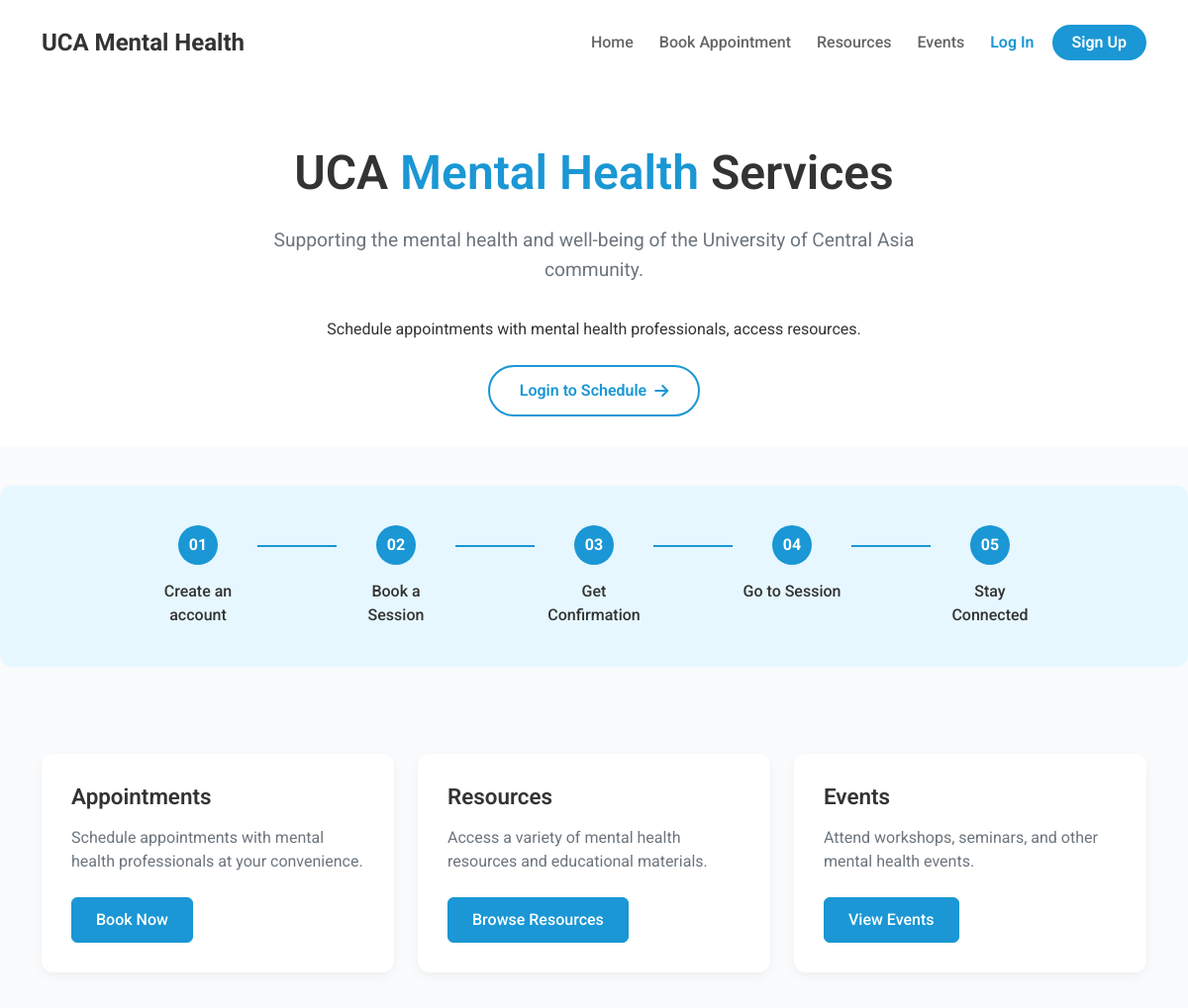
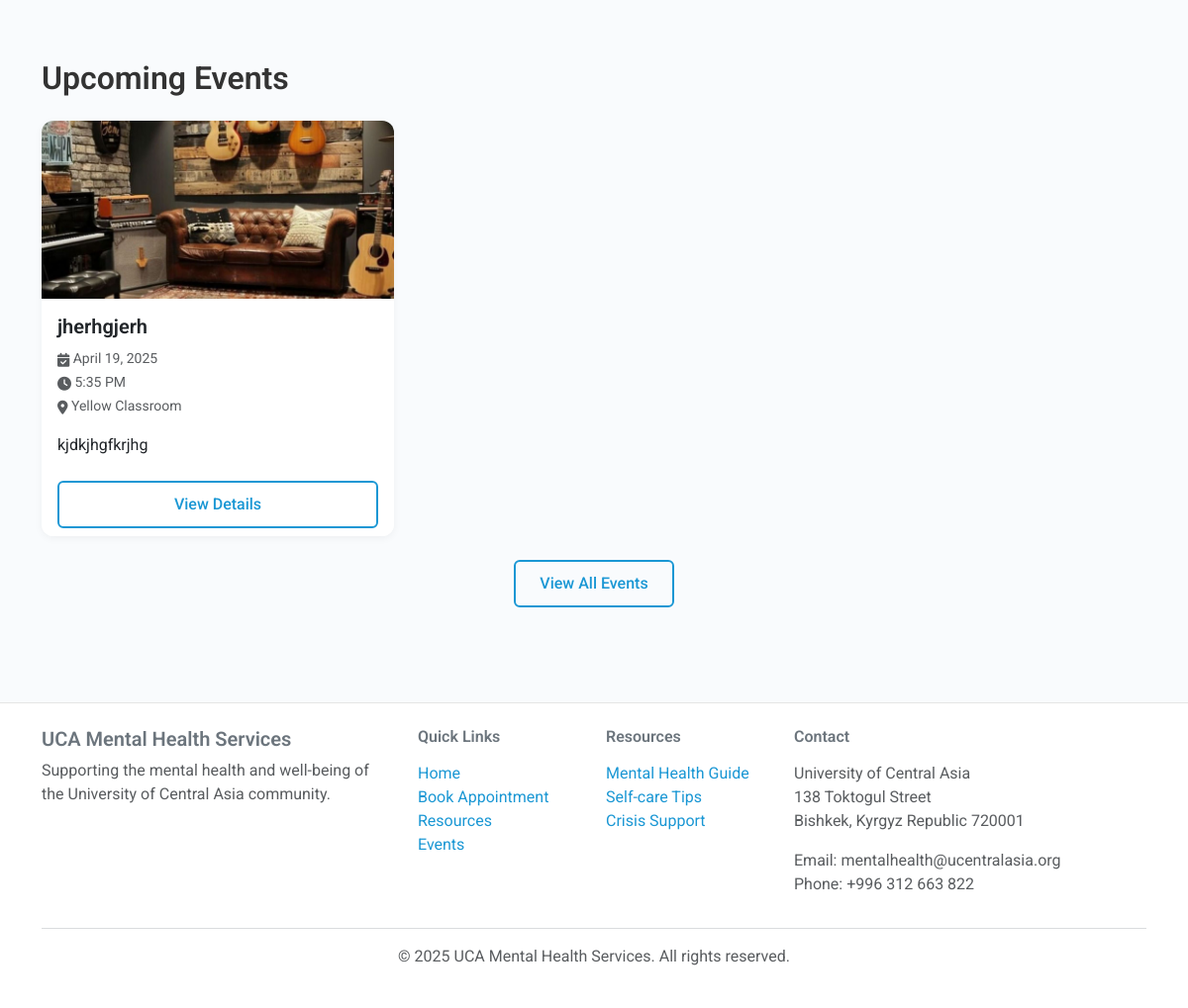
/dashboard/, run on the app's committed database (2 pictures, top to bottom).
### news/models.py (models this page shows, shortened)
class Event(models.Model):
    title = models.CharField(max_length=200)
    slug = models.SlugField(max_length=250, unique=True, blank=True)
    description = models.TextField()
    event_date = models.DateTimeField()
    location = models.CharField(max_length=200)
    registration_required = models.BooleanField(default=False)
    registration_url = models.URLField(blank=True, null=True)
    max_participants = models.PositiveIntegerField(default=0, help_text="0 for unlimited")
    image = models.ImageField(upload_to='events/', blank=True, null=True)
    created_at = models.DateTimeField(auto_now_add=True)

### accounts/views.py (the view)
# urls.py: path('', views.home, name='home'),
def home(request):
    from news.models import Event
    from django.utils import timezone
    upcoming_events = Event.objects.filter(
        event_date__gte=timezone.now()
    ).order_by('event_date')[:3]  # Get the 3 nearest upcoming events
    context = {
        'upcoming_events': upcoming_events
    }
    return render(request, 'accounts/home.html', context)

### templates/accounts/home.html (shortened to what this page needs)
{% extends 'base.html' %}
{% block content %}
<section class="hero-section">
    <div class="container">
        <div class="row justify-content-center">
            <div class="col-lg-10 text-center">
                <h1>UCA <span class="highlight">Mental Health</span> Services</h1>
                <p class="lead">Supporting the mental health and well-being of the University of Central Asia community.</p>
                <p class="my-4">Schedule appointments with mental health professionals, access resources.</p>
                <div class="mt-4">
                    {% if user.is_authenticated %}
                    <a href="{% url 'appointments:booking_calendar' %}" class="btn btn-login">
                        Login to Schedule <i class="fas fa-arrow-right"></i>
                    </a>
                    {% else %}
                    <a href="{% url 'account_login' %}" class="btn btn-login">
                        Login to Schedule <i class="fas fa-arrow-right"></i>
                    </a>
                    {% endif %}
                </div>
            </div>
        </div>
    </div>
</section>
<section class="process-steps-section">
    <div class="container">
        <div class="steps-wrapper">
            <div class="step-item">
                <div class="step-number">01</div>
                <div class="step-title">Create an account</div>
            </div>
            <div class="step-connector d-none d-md-block"></div>
            <div class="step-item">
                <div class="step-number">02</div>
                <div class="step-title">Book a Session</div>
            </div>
            <div class="step-connector d-none d-md-block"></div>
            <div class="step-item">
                <div class="step-number">03</div>
                <div class="step-title">Get Confirmation</div>
            </div>
            <div class="step-connector d-none d-md-block"></div>
            <div class="step-item">
                <div class="step-number">04</div>
                <div class="step-title">Go to Session</div>
            </div>
            <div class="step-connector d-none d-md-block"></div>
            <div class="step-item">
                <div class="step-number">05</div>
                <div class="step-title">Stay Connected</div>
            </div>
        </div>
    </div>
</section>
<div class="container py-5">
    <div class="row g-4">
        <div class="col-md-4">
            <div class="card service-card h-100">
                <div class="card-body">
                    <h5 class="card-title">Appointments</h5>
                    <p class="card-text">Schedule appointments with mental health professionals at your convenience.</p>
                    <a href="{% url 'appointments:booking_calendar' %}" class="btn btn-primary">Book Now</a>
                </div>
            </div>
        </div>
        <div class="col-md-4">
            <div class="card service-card h-100">
                <div class="card-body">
                    <h5 class="card-title">Resources</h5>
                    <p class="card-text">Access a variety of mental health resources and educational materials.</p>
                    <a href="{% url 'resources:resource_list' %}" class="btn btn-primary">Browse Resources</a>
                </div>
            </div>
        </div>
        <div class="col-md-4">
            <div class="card service-card h-100">
                <div class="card-body">
                    <h5 class="card-title">Events</h5>
                    <p class="card-text">Attend workshops, seminars, and other mental health events.</p>
                    <a href="{% url 'news:event_list' %}" class="btn btn-primary">View Events</a>
                </div>
            </div>
        </div>
    </div>
</div>
{% if upcoming_events %}
<div class="container py-5">
    <h2 class="mb-4">Upcoming Events</h2>
    <div class="row row-cols-1 row-cols-md-3 g-4">
        {% for event in upcoming_events %}
        <div class="col">
            <div class="card h-100 shadow-sm">
                {% if event.image %}
                <img src="{{ event.image.url }}" class="card-img-top" alt="{{ event.title }}" style="height: 180px; object-fit: cover;">
                {% else %}
                <div class="card-img-top bg-light text-center py-5">
                    <i class="fa fa-calendar fa-4x text-muted"></i>
                </div>
                {% endif %}
                <div class="card-body">
                    <h5 class="card-title">{{ event.title }}</h5>
                    <p class="card-text text-muted">
                        <small>
                            <i class="fa fa-calendar-check"></i> {{ event.event_date|date:"F d, Y" }}<br>
                            <i class="fa fa-clock"></i> {{ event.event_date|time:"g:i A" }}<br>
                            <i class="fa fa-map-marker-alt"></i> {{ event.location }}
                        </small>
                    </p>
                    <p class="card-text">{{ event.description|truncatechars:100 }}</p>
                </div>
                <div class="card-footer bg-white border-top-0">
                    <a href="{% url 'news:event_detail' event.slug %}" class="btn btn-outline-primary w-100">View Details</a>
                </div>
            </div>
        </div>
        {% endfor %}
    </div>
    <div class="text-center mt-4">
        <a href="{% url 'news:event_list' %}" class="btn btn-outline-primary">View All Events</a>
    </div>
</div>
{% endif %}
{% endblock %}

### static/css/style.css (style rules this page uses)
:root { --primary-color: #1a97d4; --primary-dark: #0d85c0; --secondary-color: #6c757d; --accent-color: #f89e67; --success-color: #4caf50; --warning-color: #ff9800; --danger-color: #f44336; --light-color: #f8f9fa; --dark-color: #333333; --text-dark: #333333; --text-muted: #6c757d; --text-light: #f8f9fa; --bg-subtle: #e6f7ff; --accent-subtle: #f3f9fd; }
body { min-height: 100vh; display: flex; flex-direction: column; font-family: 'Roboto', 'Segoe UI', system-ui, -apple-system, sans-serif; color: var(--text-dark); background-color: #f9fbfd; overflow-x: hidden; }
h1, h2, h3, h4, h5, h6 { font-weight: 600; }
.lead { font-weight: 400; line-height: 1.6; }
.btn { padding: 10px 24px; border-radius: 6px; font-weight: 500; transition: all 0.3s; }
.btn-primary { background-color: var(--primary-color); border-color: var(--primary-color); color: white; }
.btn-outline-primary { border: 2px solid var(--primary-color); color: var(--primary-color); background-color: transparent; }
.btn-login { border-radius: 30px; padding: 12px 30px; border: 2px solid var(--primary-color); color: var(--primary-color); display: inline-flex; align-items: center; font-weight: 600; transition: all 0.3s; }
.btn-login i { margin-left: 8px; }
.card { border: none; border-radius: 12px; box-shadow: 0 4px 12px rgba(0, 0, 0, 0.05); transition: transform 0.2s ease, box-shadow 0.2s ease; overflow: hidden; }
.hero-section { background-color: white; padding: 80px 0 40px; margin-bottom: 40px; text-align: center; }
.hero-section h1 { font-size: 3rem; margin-bottom: 1.5rem; color: var(--text-dark); }
.hero-section h1 .highlight { color: var(--primary-color); }
.hero-section .lead { color: var(--text-muted); max-width: 80%; margin: 0 auto 2rem; font-size: 1.2rem; }
.process-steps-section { padding: 60px 0; background-color: var(--bg-subtle); border-radius: 12px; margin: 40px 0; }
.steps-wrapper { position: relative; max-width: 900px; margin: 0 auto; }
.step-item { flex: 1; min-width: 100px; position: relative; z-index: 2; }
.step-number { width: 40px; height: 40px; border-radius: 50%; background-color: var(--primary-color); color: white; display: flex; align-items: center; justify-content: center; margin: 0 auto 15px; font-weight: bold; }
.step-title { font-weight: 500; color: var(--text-dark); }
.step-connector { height: 2px; background-color: var(--primary-color); flex-grow: 1; margin: 20px 10px; max-width: 80px; }
.service-card { height: 100%; border-radius: 12px; transition: all 0.3s ease; border: none; box-shadow: 0 4px 12px rgba(0, 0, 0, 0.05); }
.service-card .card-body { padding: 30px; }
.service-card .card-title { color: var(--text-dark); font-size: 1.4rem; font-weight: 600; margin-bottom: 16px; }
.service-card .card-text { color: var(--text-muted); margin-bottom: 24px; font-size: 1rem; }
.fa, .fas, .far, .fab { vertical-align: middle; }
.shadow-sm { box-shadow: 0 2px 8px rgba(0, 0, 0, 0.05) !important; }

### templates/accounts/home.html (style rules this page uses)
.process-steps-section { background-color: #e6f7ff; border-radius: 12px; padding: 40px 0; margin: 40px 0; }
.steps-wrapper { display: flex; justify-content: space-between; flex-wrap: wrap; max-width: 900px; margin: 0 auto; position: relative; }
.step-item { flex: 1; min-width: 100px; text-align: center; position: relative; z-index: 2; }
.step-number { width: 40px; height: 40px; border-radius: 50%; background-color: #1a97d4; color: white; display: flex; align-items: center; justify-content: center; margin: 0 auto 15px; font-weight: bold; }
.step-title { font-weight: 500; color: #333; }
.step-connector { height: 2px; background-color: #1a97d4; flex-grow: 1; margin: 20px 10px; max-width: 80px; }
.hero-section { text-align: center; padding: 60px 0 30px; }
.hero-section h1 { font-size: 3rem; margin-bottom: 1.5rem; }
.hero-section h1 .highlight { color: #1a97d4; }
.btn-login { border-radius: 30px; padding: 12px 30px; border: 2px solid #1a97d4; color: #1a97d4; display: inline-flex; align-items: center; font-weight: 600; transition: all 0.3s; }
.btn-login i { margin-left: 8px; }
.service-card { transition: transform 0.3s ease, box-shadow 0.3s ease; }

### data on the page
Event: image (picture), title "jherhgjerh", event_date "April 19, 2025", event_date "5:35 PM", location "Yellow Classroom", description "kjdkjhgfkrjhg"
